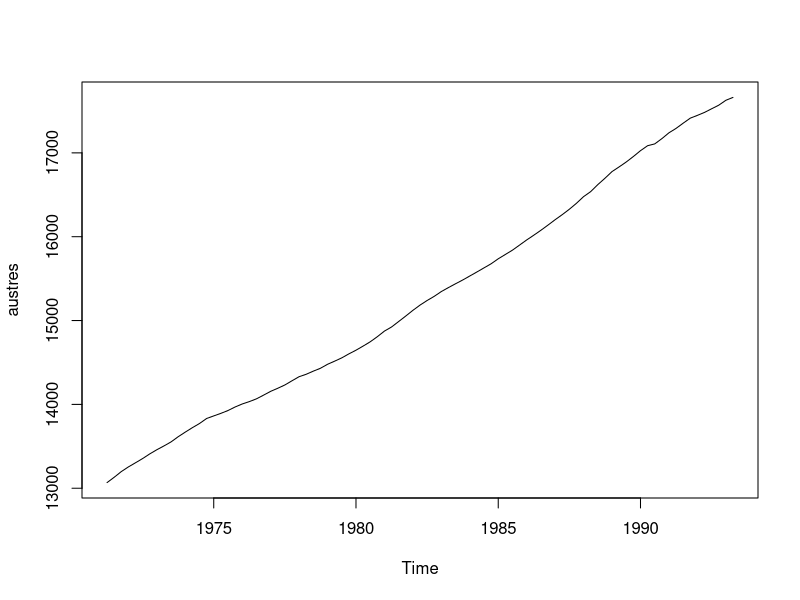
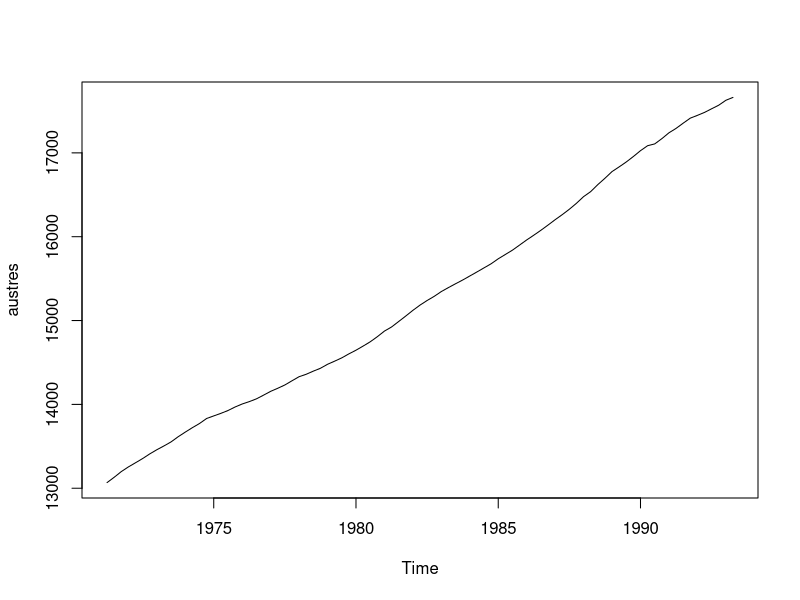
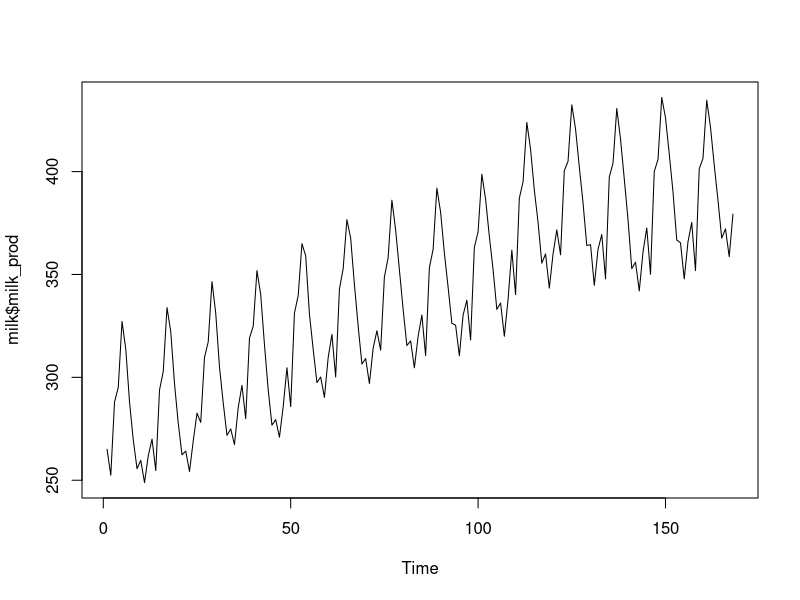
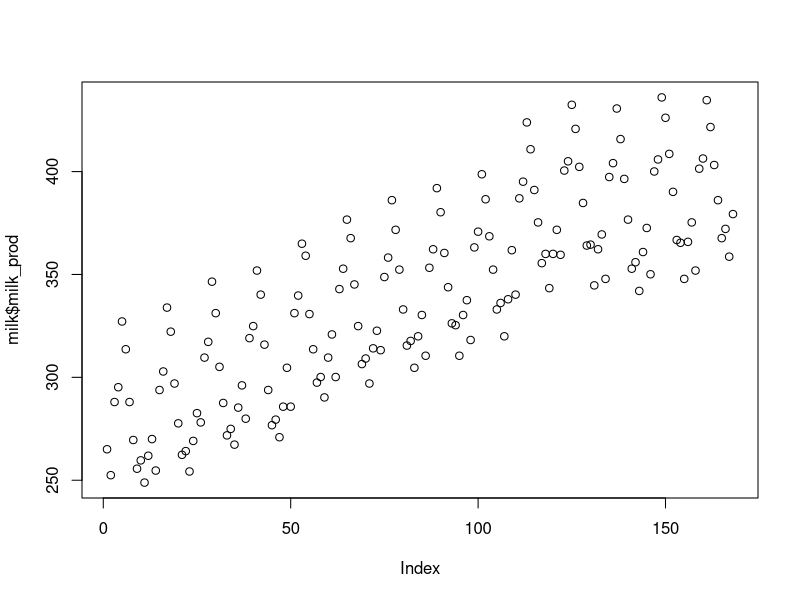
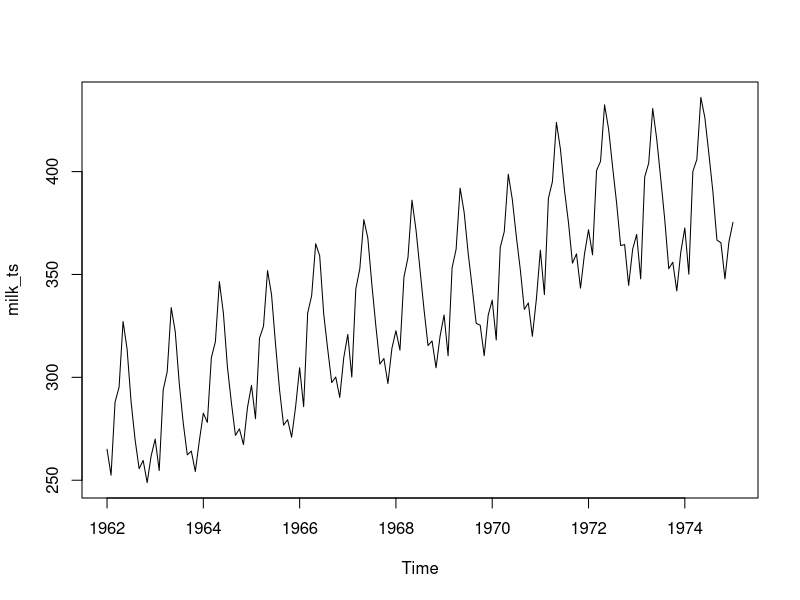
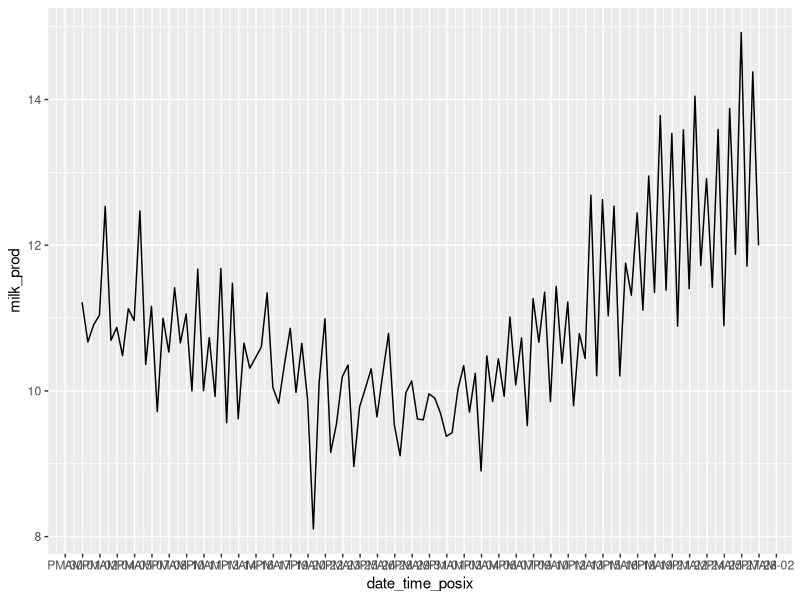
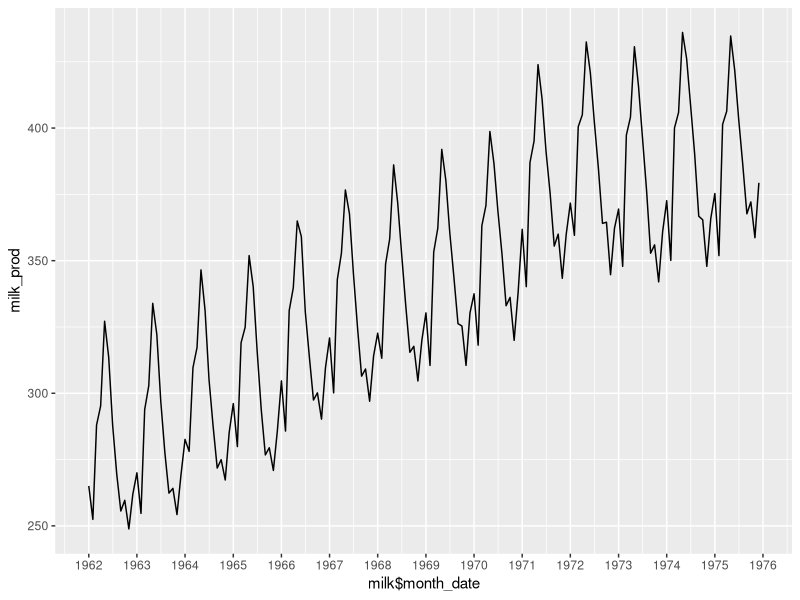
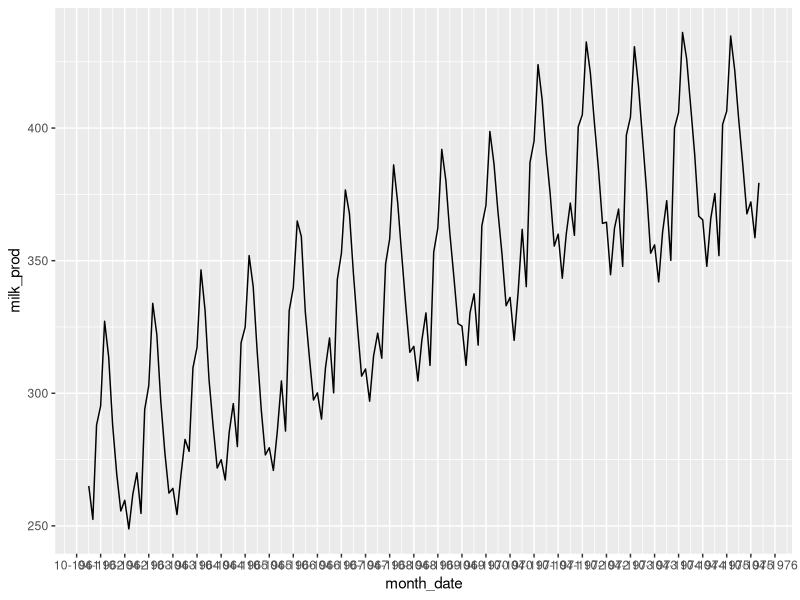

Write the R code that produced these figures, in order.
# Time series tutorial script

# Set working directory ----
setwd(dirname(rstudioapi::getActiveDocumentContext()$path))	

# Packages ----
library(ggplot2)
library(dplyr)
library(lubridate)
library(scales)
library(forecast)	

# Load data ----
# Quarterly time series, `ts` class
austres <- datasets::austres	

# Monthly time series, `dataframe` class
milk <- read.csv("monthly_milk.csv", stringsAsFactors = FALSE)
# colnames(milk)[colnames(milk) == 'Month_prod_per_cow_kg'] <- 'milk_prod_per_cow_per_kg'
# colnames(milk)[colnames(milk) == 'Month'] <- 'month'
colnames(milk)[colnames(milk) == 'milk_prod_per_cow_kg'] <- 'milk_prod'

# milk$month <- paste(milk$month,"-01", sep = "")
# write.csv(milk, "monthly_milk.csv", row.names = FALSE)
milk$month_time <- paste(milk$month, "12:20:30")	

# Daily time series
daily_milk <- read.csv("daily_milk.csv", stringsAsFactors = FALSE)
daily_milk
colnames(daily_milk)[colnames(daily_milk) == 'milk_prod_per_cow_kg'] <- 'milk_prod'
class(daily_milk$date_time)

daily_milk$date_time_posix <- as.POSIXct(daily_milk$date_time, format = "%Y-%m-%d %H:%M:%S")	
class(daily_milk$date_time_posix)
daily_milk

# Exploring data types ----
# austres
austres
typeof(austres)
class(austres)
# Plot
plot.ts(austres)
plot(austres)	

# milk
milk$month
class(milk)
typeof(milk$month)
class(milk$month)
head(milk)
# Plot
plot.ts(milk$milk_prod)
plot(milk$milk_prod)	

# Coercing a data frame to `ts` class ----
milk_ts <- ts(milk$milk_prod, start = 1962, end = 1975, freq = 12)	# Specify start and end year, freq (monthly = 12)
class(milk_ts)
plot.ts(milk_ts)
milk_ts	

# and back to a data frame
milk_df <- data.frame(milk_ts = c(milk_ts), time = c(time(milk_ts)))
milk_df	

# Changing a factor to a date / time ----
milk$month_date <- as.Date(milk$month)
milk$month_date_test <- as.Date(milk$month, format = "%Y-%m-%d")

class(milk$month_date)
typeof(milk$month_date)
milk$month_date



ggplot(daily_milk, aes(x = date_time_posix, y = milk_prod)) + 
	geom_line() + 
	scale_x_datetime(date_labels = "%p-%d", date_breaks = "36 hour")

# POSIXct time and date double
milk$month_time_date <- as.POSIXct(milk$month_time, format = "%Y-%m-%d %H:%M:%S")	
class(milk$month_time_date)
typeof(milk$month_time_date)
milk$month_time_date

# Changing a date format ----
milk$month_date_alt <- format(milk$month_date, format = "%Y/%B/%d")
class(milk$month_date_alt)
head(milk$month_date_alt)
milk$month_date_alt_fix <- as.Date(milk$month_date_alt, format = "%Y/%B/%d")

# Plotting with ggplot2 ----
# With `Date` class
ggplot(milk, aes(x = milk$month_date, y = milk_prod)) +
	geom_line() +
	scale_x_date(date_labels = "%Y", date_breaks = "1 year")	# Specify the label and breaks for x axis, takes `Date` class only	

ggplot(milk, aes(x = month_date, y = milk_prod)) +
	geom_line() +
	scale_x_date(date_labels = "%m-%Y", date_breaks = "6 month")	# Specify the label and breaks for x axis, takes `Date` class only	

ggplot(milk, aes(x = month_date, y = milk_prod)) +
	geom_line() +
	scale_x_date(date_labels = "%m-%Y", date_breaks = "6 month", limits = c(as.Date("1960-06-01"), NA))

ggplot(milk, aes(x = month_date, y = milk_prod)) +
	geom_line()		

# With `POSIXct POSIXt` double class
ggplot(milk, aes(x = month_time_date, y = milk_prod)) +
	geom_line() +
	scale_x_datetime(labels = date_format("%Y-%b"), date_breaks = "6 month")	# Specify the label and breaks for x axis, takes `Date` class only	
class(milk$month_time_date)
# Decomposition ----
milk_stl <- stl(milk_ts, s.window = "period")
class(milk_stl)
plot(milk_stl)
monthplot(milk_ts)
seasonplot(milk_ts)	

# month, season, and trend plots with ggplot
# Trend plot
ggplot(milk, aes(x = month_date, y = milk_prod)) +
	geom_smooth(method = "loess", se = FALSE, span = 0.6)

# Seasonal plot
# Extract month and year and store in new column
milk$year <- format(milk$month_date, "%Y")
milk$month_num <- format(milk$month_date, "%m")
milk$year
unique(milk$year)
ggplot(milk, aes(x = month_num, y = milk_prod, group = year)) + 
	geom_line(aes(colour = year))

# Forecasting ----
milk_fc_ets <- ets(milk_ts)
milk_fc_ets	
milk_fc_arima <- auto.arima(milk_ts)
milk_fc_arima
